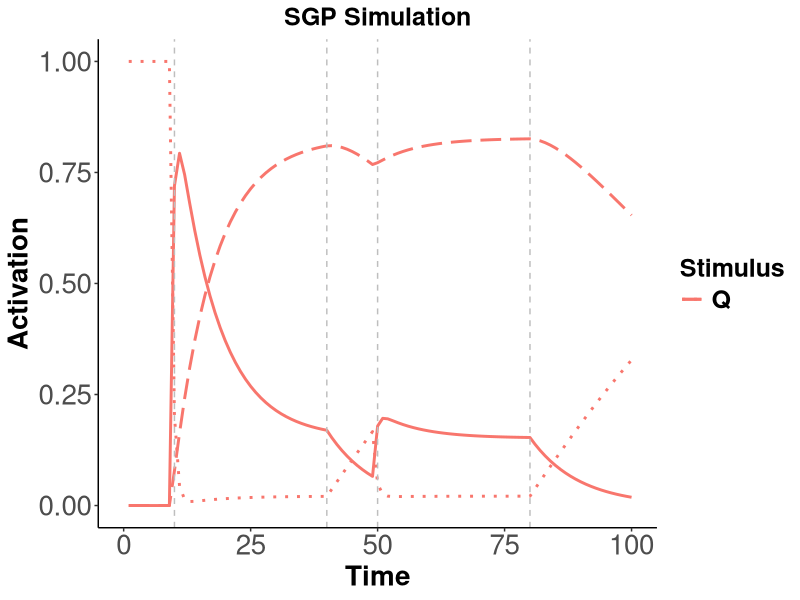

The R script that drew this image:
input = list()
input$sorQp1 = .8

input$sorQon1 = c(10,40)
input$sorQon2 = c(50,80)

input$sordur = 100
input$sorpd1 = 0.1
input$sorpd2 = 0.02


sor = matrix(nrow = input$sordur, ncol = 15)

colnames(sor) = c('p1Q',
                  'pd1', 'pd2', 
                  'pIQ', 'pA1Q', 'pA2Q',
                  'pA1Qgain', 'pA1Qloss','pA2Qgain',
                  'pA2Qloss','pIQgain','pIQloss',
                  'pA1Qdelta', 'pA2Qdelta', 'pIQdelta'
                  )

sor[,'p1Q'] = 0 # set as 0 to init


sor[input$sorQon1[1]:input$sorQon1[2],'p1Q'] = input$sorQp1
sor[input$sorQon2[1]:input$sorQon2[2],'p1Q'] = input$sorQp1

sor[,'pd1'] = input$sorpd1     # set decay rate
sor[,'pd2'] = input$sorpd2     # set decay rate

sor[,'pIQ'] = 1                 # Make I numeric


# run moment by moment simulation
for (i in 1:nrow(sor)){
    if (i == 1){
        
        sor[i,'pIQ'] = 1 - sor[i,'p1Q'] # This will be 1 as long as p1 = 0
        
        # Q
        
        # Deltas calculate
        sor[i,'pA1Qgain'] = sor[i,'p1Q']
        sor[i,'pA1Qloss'] = sor[i,'pA1Qgain'] * sor[i,'pd1']
        sor[i,'pA1Qdelta'] = sor[i,'pA1Qgain'] - sor[i,'pA1Qloss']
        
        sor[i,'pA2Qgain'] = sor[i,'pA1Qloss']
        sor[i,'pA2Qloss'] = sor[i,'pA2Qgain'] * sor[i,'pd2']
        sor[i,'pA2Qdelta'] = sor[i,'pA2Qgain'] - sor[i,'pA2Qloss']

        sor[i,'pIQgain'] = sor[i,'pA2Qloss']
        sor[i,'pIQloss'] = sor[i,'p1Q']
        sor[i,'pIQdelta'] = sor[i,'pIQgain'] - sor[i,'pIQloss']

        # Calculate proportions in each state
        sor[i,'pA1Q'] = sor[i,'pA1Qdelta']
        sor[i,'pA2Q'] = sor[i,'pA2Qdelta']
        sor[i,'pIQ'] = sor[i,'pIQ'] + sor[i,'pIQgain']



        
    } else {
        
        # Q
        
        sor[i,'pIQ'] = sor[i-1,'pIQ']
        
        sor[i,'pA1Qgain'] = sor[i,'pIQ'] * sor[i,'p1Q'] # how mauch is activated from I
        
        sor[i,'pA1Q'] = sor[i-1,'pA1Q'] + sor[i,'pA1Qgain'] # how much is there in total with carried over
        
        sor[i,'pA1Qloss'] = sor[i,'pA1Q'] * sor[i,'pd1'] # how much decays to A2
        
        sor[i,'pA1Q'] = sor[i,'pA1Q'] - sor[i,'pA1Qloss'] # how much is left after the decay
        
        sor[i,'pA1Qdelta'] = sor[i,'pA1Qgain'] - sor[i,'pA1Qloss']
        
        sor[i,'pA2Qgain'] = sor[i,'pA1Qloss'] # how much is gained from A1->A2 decay
        
        sor[i,'pA2Q'] = sor[i-1,'pA2Q'] + sor[i,'pA2Qgain'] # how much is there with carried over
        
        sor[i,'pA2Qloss'] = sor[i,'pA2Q'] * sor[i,'pd2'] # how much decays A2->I
        
        sor[i,'pA2Q'] = sor[i,'pA2Q'] - sor[i,'pA2Qloss'] # how much is left after A2->I decay
        
        sor[i,'pA2Qdelta'] = sor[i,'pA2Qgain'] - sor[i,'pA2Qloss']
        
        sor[i,'pIQgain'] = sor[i,'pA2Qloss'] # how much decayed from A2
        
        sor[i,'pIQloss'] = sor[i,'pA1Qgain']
        
        sor[i,'pIQ'] = sor[i,'pIQ'] + sor[i,'pIQgain'] - sor[i,'pIQloss']
        
        sor[i,'pIQdelta'] = sor[i,'pIQgain'] - sor[i,'pIQloss']
        
        

    }
}



library(ggplot2)
#library(jtools)

sor = as.data.frame(sor)
sor$time = c(1:nrow(sor))
sor = sor[1:input$sordur,]

png("sgpplot_2.png", width = 800, height = 400)

text1 = 20
text2 = 18

ggplot(data=as.data.frame(sor), aes(x = time, y=pA1Q, group=1, color="Q" )) +
    geom_line(size = 1) + geom_line(aes(y=pA2Q, colour = 'Q'), size = 1, linetype = 'longdash') +
    geom_line(aes(y=pIQ, colour = 'Q'), size = 1, linetype = 'dotted') +
    theme_classic() + 
    geom_vline(xintercept = input$sorQon1[1], linetype = "dashed", colour = 'grey') + 
    geom_vline(xintercept = input$sorQon1[2], linetype = "dashed", colour = 'grey') +
    geom_vline(xintercept = input$sorQon2[1], linetype = "dashed", colour = 'grey') + 
    geom_vline(xintercept = input$sorQon2[2], linetype = "dashed", colour = 'grey') +
    theme(legend.text = element_text(size = text2, face = "bold"), legend.title = element_text(size=text2, face="bold")) + 
    scale_color_discrete(name = "Stimulus") + theme(axis.text=element_text(size=text1),
                                               axis.title=element_text(size=text1,face="bold"), axis.text.x = element_text(size = text1),
                                               axis.text.y = element_text(size = text1)) + 
    scale_x_continuous(name="Time", limits=c(0, input$sordur)) + scale_y_continuous(name="Activation") + 
    ggtitle("SGP Simulation") + 
    theme(plot.title = element_text(size = text2, face = "bold", hjust = 0.5)) 
    


dev.off()


